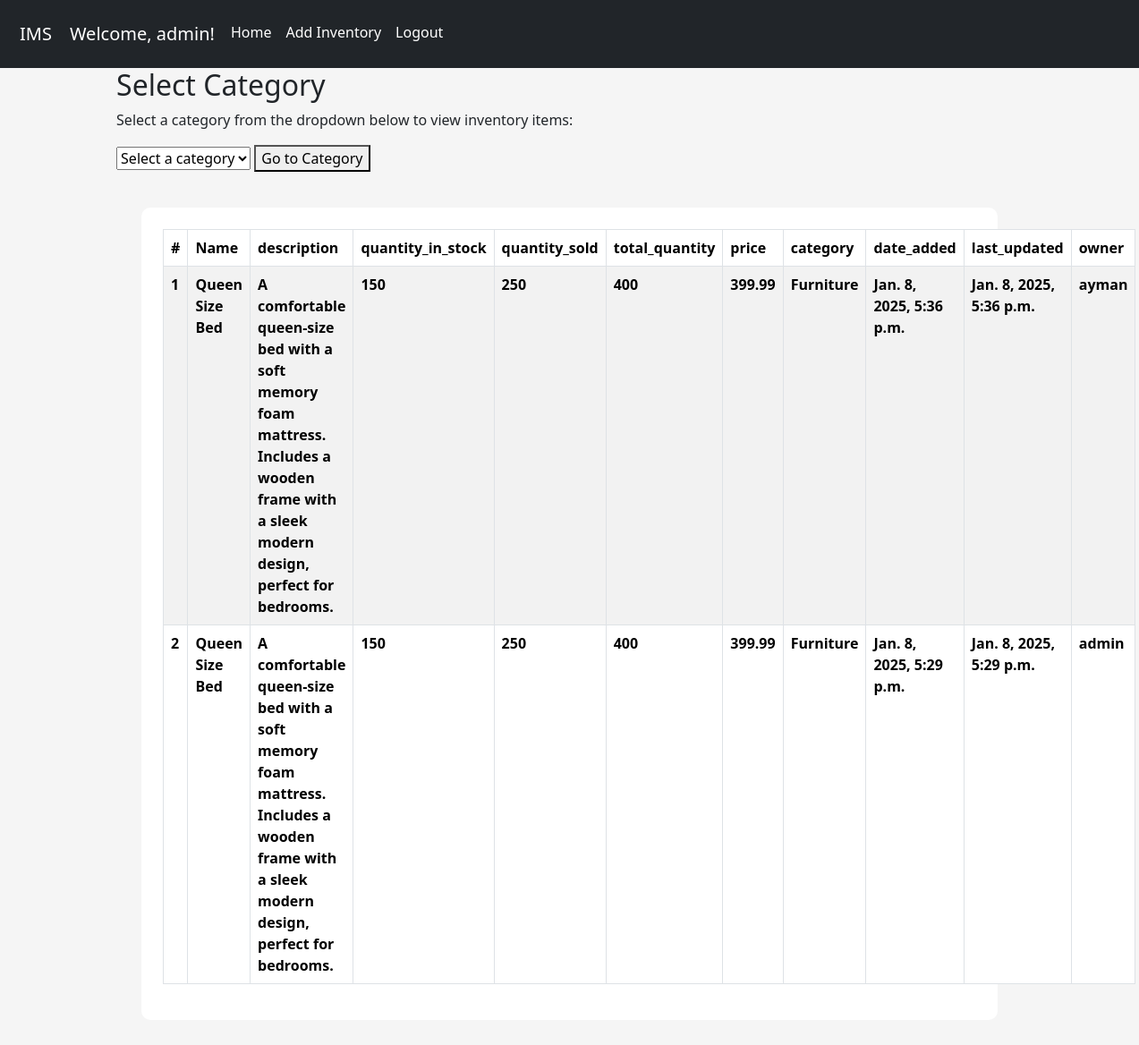
/inventory/ (signed in), run on the app's committed database.
### accounts/models.py (models this page shows, shortened)
class CustomUser(AbstractBaseUser):
    username = models.CharField(max_length=30, unique=True)
    email = models.EmailField(unique=True)
    first_name = models.CharField(max_length=50, blank=True)
    last_name = models.CharField(max_length=50, blank=True)
    is_active = models.BooleanField(default=True)
    is_staff = models.BooleanField(default=False)  # Use is_staff for admin access
    is_superuser = models.BooleanField(default=False)  # Use is_staff for admin access
    date_joined = models.DateTimeField(auto_now_add=True)
    USERNAME_FIELD = 'username'
    REQUIRED_FIELDS = ['email', 'first_name', 'last_name']
    objects = CustomUserManager()  # Set the custom manager
    def __str__(self):
        return self.username

### inventory/models.py (models this page shows, shortened)
class Inventory(models.Model):
    CATEGORY_CHOICES = [
        ('Electronics', 'Electronics'),
        ('Clothing', 'Clothing'),
        ('Food', 'Food'),
        ('Furniture', 'Furniture'),
        ('Toys', 'Toys'),
        ('Others', 'Others'),
    ]
    name = models.CharField(max_length=255, null=False, blank=False)
    description = models.TextField(null=True, blank=True)
    quantity_in_stock = models.PositiveIntegerField(null=True, blank=True)
    quantity_sold = models.PositiveIntegerField(null=False, blank=False)
    total_quantity = models.PositiveIntegerField(null=False, blank=False)
    price = models.DecimalField(max_digits=10, decimal_places=2, null=False, blank=False)
    category = models.CharField(max_length=50, choices=CATEGORY_CHOICES, null=True, blank=True)
    date_added = models.DateTimeField(auto_now_add=True)
    last_updated = models.DateTimeField(auto_now=True)
    owner = models.ForeignKey(CustomUser, on_delete=models.CASCADE, related_name='inventory')
    class Meta:
        ordering = ['-date_added']

### inventory/views.py (the view)
# urls.py: path('', Inventory_list.as_view(), name="inventory_list"),
class Inventory_list(APIView):
    renderer_classes = [TemplateHTMLRenderer]
    template_name = 'inventory/inventory_list.html'
    permission_classes = [IsAuthenticated]
    def get(self, request):
        inventories = Inventory.objects.all()
        return Response({'inventories': inventories})

### templates/inventory/inventory_list.html (shortened to what this page needs)
{% extends "../layout.html" %}
{%load static%}
{% block content %}
<div>
    <div class="container">
        <h2>Select Category</h2>
        <p>Select a category from the dropdown below to view inventory items:</p>
        <select id="categorySelect">
            <option value="" disabled selected>Select a category</option>
        </select>
        <button onclick="goToCategory()">Go to Category</button>
    </div>
</div>
<div class="content-section">
    <table class="table table-striped table-bordered table-hovet">
        <thead class="thead-dark">
            <tr>
                <th scope="col">#</th>
                <th scope="col">Name</th>
                <th scope="col">description</th>
                <th scope="col">quantity_in_stock</th>
                <th scope="col">quantity_sold</th>
                <th scope="col">total_quantity</th>
                <th scope="col">price</th>
                <th scope="col">category</th>
                <th scope="col">date_added</th>
                <th scope="col">last_updated</th>
                <th scope="col">owner</th>
            </tr>
        </thead>
        <tbody>
            {% for inventory in inventories %}
            <tr style="cursor: pointer; cursor: hand;" onclick="window.location = `{% url 'per_product' inventory.id %}`">
                    <th scope="row">{{ forloop.counter }}</th>
                    <th scope="row">{{ inventory.name }}</th>
                    <th scope="row">{{ inventory.description }}</th>
                    <th scope="row">{{ inventory.quantity_in_stock }}</th>
                    <th scope="row">{{ inventory.quantity_sold }}</th>
                    <th scope="row">{{ inventory.total_quantity }}</th>
                    <th scope="row">{{ inventory.price }}</th>
                    <th scope="row">{{ inventory.category }}</th>
                    <th scope="row">{{ inventory.date_added }}</th>
                    <th scope="row">{{ inventory.last_updated }}</th>
                    <th scope="row">{{ inventory.owner }}</th>
                </tr>
            {% endfor %}
        </tbody>
    </table>
</div>
{% endblock %}

### templates/layout.html (shortened to what this page needs)
{% load static %}
{% load crispy_forms_tags %}
<!DOCTYPE html>
<html lang="en">
<head>
    <link href="https://cdn.jsdelivr.net/npm/bootstrap@5.3.3/dist/css/bootstrap.min.css" rel="stylesheet">
    <link rel="stylesheet" href="{% static 'css/main.css' %}" type="text/css">
    <link rel="stylesheet" href="https://cdnjs.cloudflare.com/ajax/libs/font-awesome/5.12.0-2/css/all.min.css">
</head>
<body>
    <nav class="navbar navbar-expand-lg navbar-dark bg-dark">
        <div class="container-fluid">
          <a class="navbar-brand">IMS</a>
          <div class="collapse navbar-collapse" id="navbarNav">
            <ul class="navbar-nav">
              {% if request.user.is_authenticated %}
              <li class="nav-item"> <h5>Welcome, {{ user.username }}!</h5> </li>
              <li class="nav-item">
                  <form action="{% url 'inventory_list' %}">
                    <button type="submit" class="nav-link active" aria-current="page">Home</button>
                  </form>
              </li>
              <li class="nav-item">
                  <form action="{% url 'inventory-create' %}">
                    <button type="submit" class="nav-link active" aria-current="page">Add Inventory</button>
                  </form>
              </li>
              <li>
                  <form action="{% url 'logout' %}" method="post">
                     <button type="submit" class="nav-link active" aria-current="page">Logout</button>
                  </form>
              </li>
              {% endif %}
            </ul>
          </div>
        </div>
      </nav>
      <main>
        <div class="container-fluid">
            <div class="row">
               <div class="col-md-1"></div>
               <div class="col-md-10 col-sm-12 col-xm-12">
                {% block content %}
                {% endblock %}
               </div>
               <div class="col-md-1"></div>
            </div>
        </div>
      </main>
</body>
</html>

### inventory/static/css/main.css (style rules this page uses)
body { background-color: rgb(245, 245, 245); user-select: none; }
.content-section { background: #fff; margin: 40px; padding: 1.5rem 1.5rem; border-radius: 10px; user-select: none; }
.nav-item h5 { color: white; margin: 10px; }
.navbar-brand { color: white; margin: 10px; }
button { outline: none; user-select: none; cursor: default; }
a { user-select: none; }

### data on the page
CustomUser: username "admin"
Inventory: name "Queen Size Bed", description "A comfortable queen-size bed with a soft memory foam mattress. Includes a wooden frame with a sleek modern design, perfect for bedrooms.", quantity_in_stock "150", quantity_sold "250", total_quantity "400", price "399.99", category "Furniture", date_added "Jan. 8, 2025, 5:36 p.m.", last_updated "Jan. 8, 2025, 5:36 p.m.", owner "ayman"
Inventory: name "Queen Size Bed", description "A comfortable queen-size bed with a soft memory foam mattress. Includes a wooden frame with a sleek modern design, perfect for bedrooms.", quantity_in_stock "150", quantity_sold "250", total_quantity "400", price "399.99", category "Furniture", date_added "Jan. 8, 2025, 5:29 p.m.", last_updated "Jan. 8, 2025, 5:29 p.m.", owner "admin"
